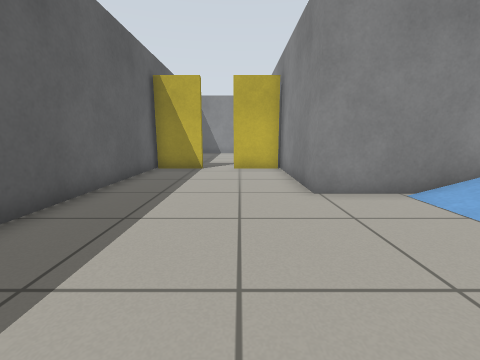
[1] (above)

13 first-person views from a walk through a Gazebo world. The camera is 0.69 m above the floor, tilts 10° down and sees 90° across. The floor is counted in squares, 0.5 m on a side. Each view is taken from the middle of a square. On the plan, view 1 faces up. The plan holds only what a view shows up to about 12 squares ahead; the rest is blank.

[2]
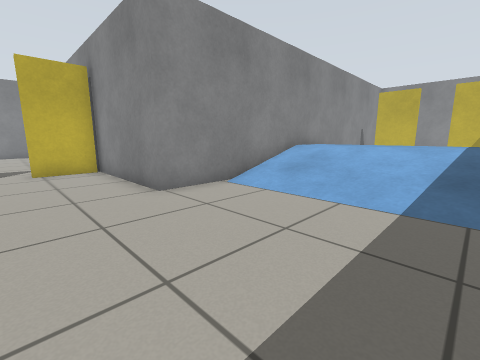

[3]
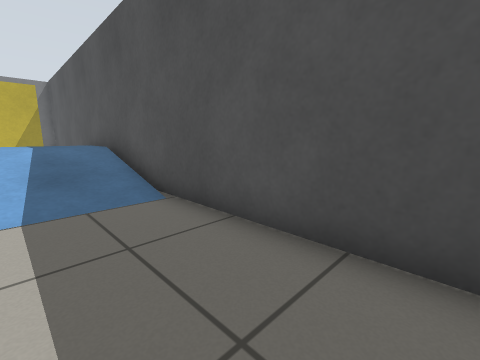

[4]
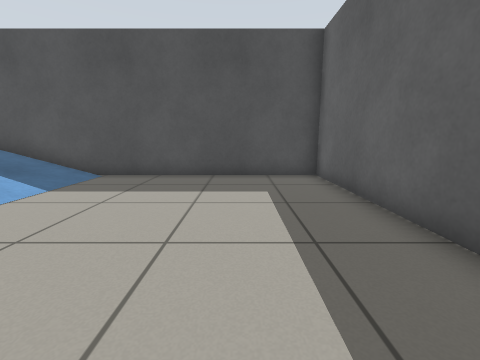

[5]
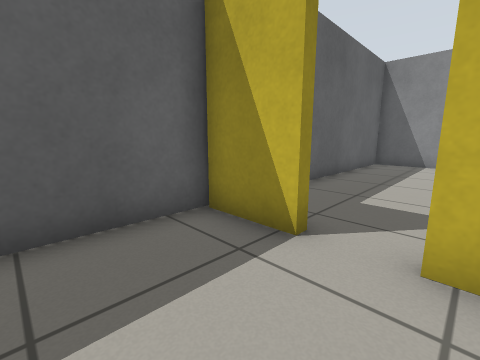

[6]
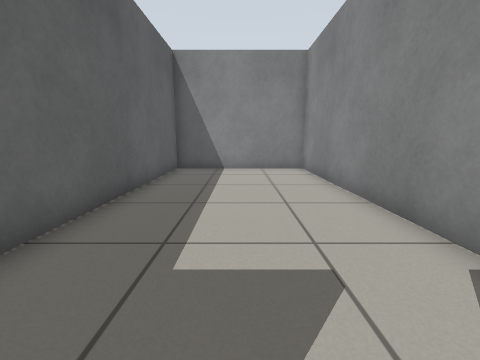

[7]
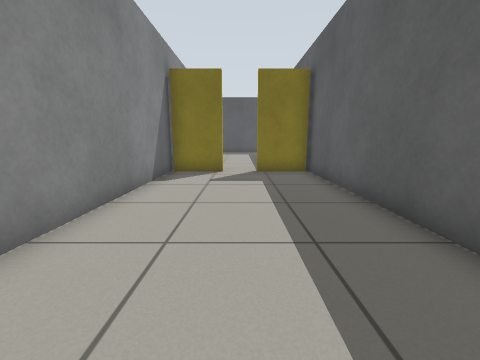

[8]
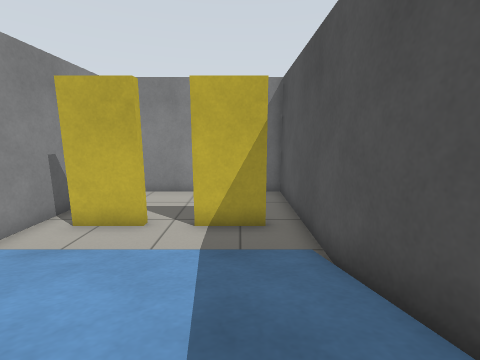

[9]
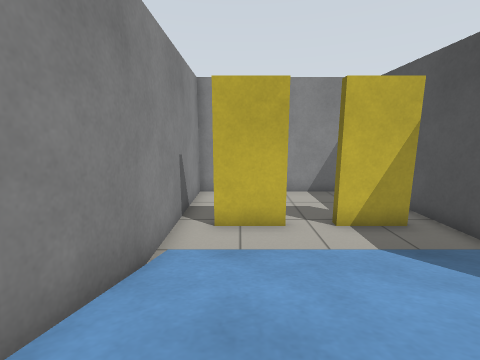

[10]
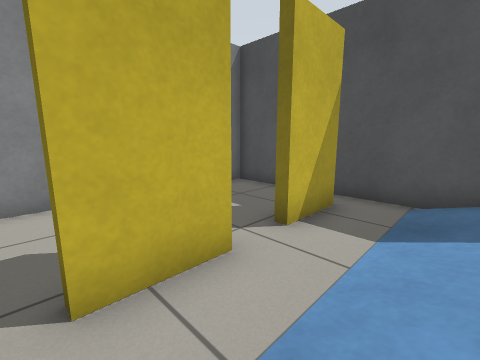

[11]
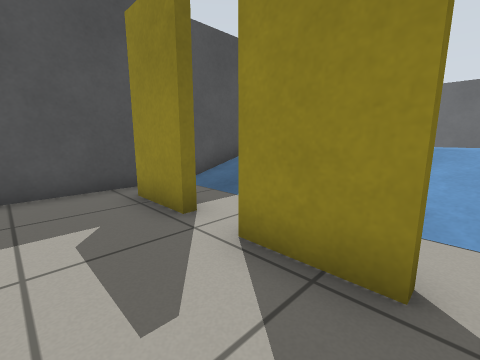

[12]
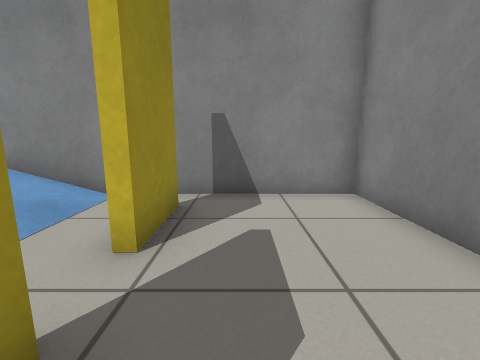

[13]
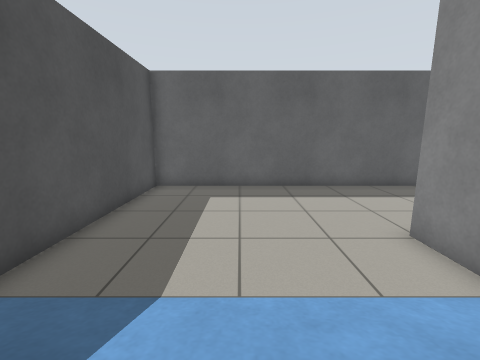

### Floor plan
Ten units are one square. View 1 is at (0, 0); x grows to the right and y downward. Boxes are objects, and circles mark ways between rooms. Rooms are numbered by the first view taken in them; rooms with no view inside come last. Other rooms are left out.
<svg viewBox="-43 -224 247 254">
<path fill="none" stroke="#000" d="M18 -109 -3 -109 -3 -112M157 -14 157 8M157 -48 157 -27 154 -27 154 -48M154 8 154 -14M-17 -112 -17 -109 -38 -109M-38 -110 -38 19 199 19 199 -58 19 -58 19 -110M-3 -112 18 -112M-38 -112 -17 -112M19 -110 19 -219 -38 -219 -38 -110"/>
<rect x="45" y="15" width="10" height="10" fill="#bbb"><title>rock</title></rect>
<rect x="45" y="-65" width="10" height="10" fill="#bbb"><title>rock</title></rect>
<circle cx="-10" cy="-110" r="3" fill="#2a7"/>
<text x="60" y="-30">1</text>
<text x="-10" y="-170">2</text>
</svg>
Room 1 opens to room 2.

Where each view was taken, in squares from view 1:
view 1: 0 up, 0 right, facing up
view 2: 0 up, 1 left, facing up-right
view 3: 1 up, 1 left, facing down-right
view 4: 7 up, 1 left, facing down
view 5: 8 up, 0 right, facing up-left
view 6: 11 up, 1 left, facing up
view 7: 21 up, 1 left, facing down
view 8: 0 up, 9 right, facing right
view 9: 4 up, 9 right, facing right
view 10: 5 up, 13 right, facing down-right
view 11: 5 up, 18 right, facing down-left
view 12: 0 up, 17 right, facing up
view 13: 2 up, 7 right, facing left
